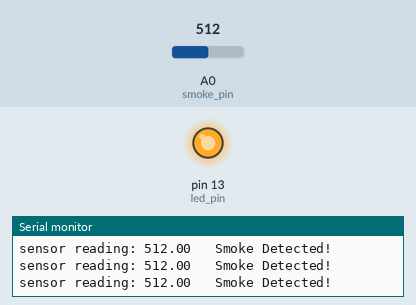
Recording of a sketch running on a simulated Arduino Uno, built with avr-gcc and run on an emulated ATmega328P. On the bench: output pins drawn as LEDs (lit = HIGH), the last lines printed to the serial monitor. The test bench sets the inputs (shaded band); at power-on: A0 (smoke_pin) = 512.

Above: at 1.3 s.
1.4 s: A0 (smoke_pin) set to 310
2.9 s: A0 (smoke_pin) set to 293
At 4.0 s:
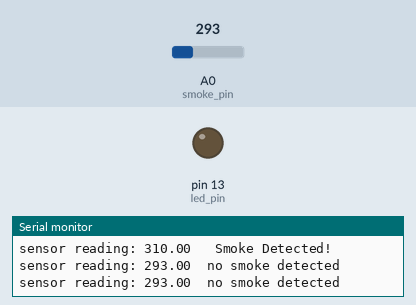
4.5 s: A0 (smoke_pin) set to 306
At 5.2 s:
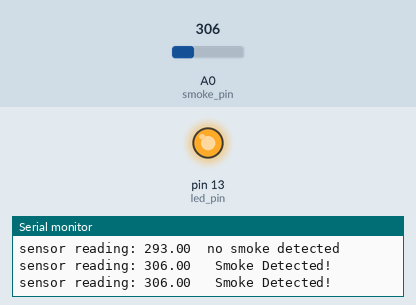
6.0 s: A0 (smoke_pin) set to 290
At 6.5 s:
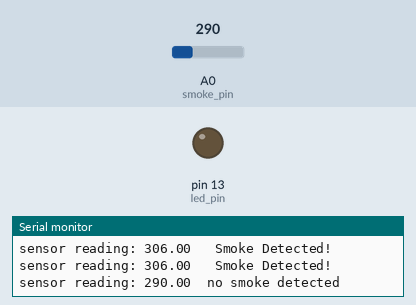
Timing chart, 0 to 8.5 s (numbered marks = the images above; inputs shaded):
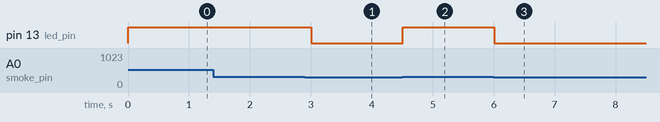

Measured:
- the behaviour switches between 301 and 300 on A0 (smoke_pin) (found by bisection; images 0 and 1)
- after the input at 2.9 s, pin 13 (led_pin): HIGH → LOW after 0.11 s
- after the input at 4.5 s, pin 13 (led_pin): LOW → HIGH at once
- after the input at 6.0 s, pin 13 (led_pin): HIGH → LOW at once

The sketch:

code.ino
```cpp
int led_pin = 13;
int smoke_pin = A0;
float sensor_val = 0;

void setup()
{
  Serial.begin(9600);
  pinMode(led_pin, OUTPUT);
}

void loop()
{
  sensor_val = analogRead(smoke_pin);
  Serial.print("sensor reading: ");
  Serial.print(sensor_val);
  if(sensor_val>300){
  digitalWrite(led_pin,HIGH);
    Serial.println("   Smoke Detected!");
  } else {
  digitalWrite(led_pin,LOW);
    Serial.println("  no smoke detected");
  }
  delay(500);
}
```
